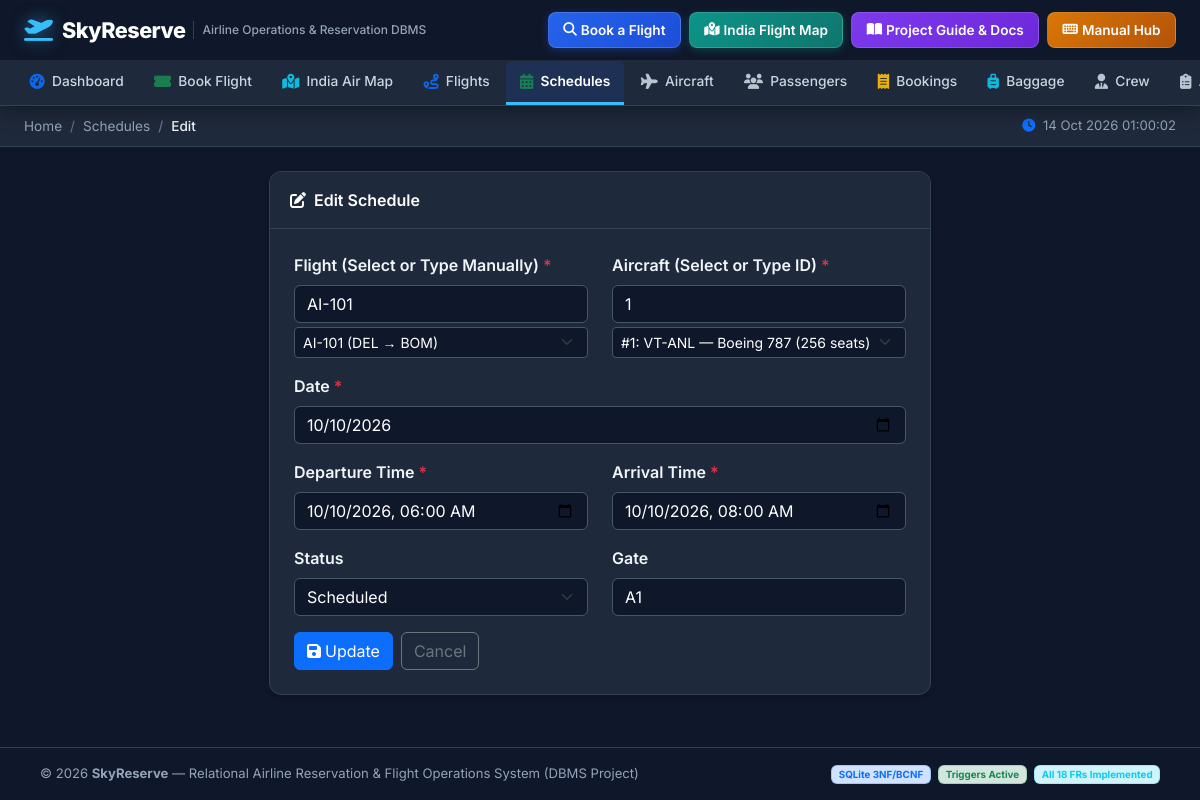
The app's page /schedules/1/edit with its own data.
### tables this page shows
CREATE TABLE Flight_Schedule (
    Schedule_ID INTEGER PRIMARY KEY AUTOINCREMENT,
    Flight_No TEXT NOT NULL,
    Aircraft_ID INTEGER NOT NULL,
    Departure_Time TEXT NOT NULL,
    Arrival_Time TEXT NOT NULL,
    Date TEXT NOT NULL,
    Status TEXT DEFAULT 'Scheduled' CHECK (Status IN ('Scheduled','On-Time','Delayed','Cancelled','Completed')),
    Gate TEXT,
    FOREIGN KEY (Flight_No) REFERENCES Flight(Flight_No) ON DELETE CASCADE,
    FOREIGN KEY (Aircraft_ID) REFERENCES Aircraft(Aircraft_ID),
    UNIQUE(Aircraft_ID, Date, Departure_Time)
);

CREATE TABLE Flight (
    Flight_No TEXT PRIMARY KEY,
    Airline TEXT NOT NULL,
    Source TEXT NOT NULL,
    Destination TEXT NOT NULL,
    CHECK (Source != Destination)
);

### app.py (the view, shortened to what this page needs)
@app.route("/schedules/<int:sid>/edit", methods=["GET", "POST"])
def schedule_edit(sid):
    db = get_db()
    schedule = db.execute("SELECT * FROM Flight_Schedule WHERE Schedule_ID=?", (sid,)).fetchone()
    flights_list = db.execute("SELECT * FROM Flight ORDER BY Flight_No").fetchall()
    aircraft_list = db.execute("SELECT * FROM Aircraft WHERE Status='Active' ORDER BY Model").fetchall()
    db.close()
    if not schedule:
        flash("Schedule not found.", "warning")
        return redirect(url_for("schedules"))
    return render_template("schedule_form.html", schedule=schedule,
                           flights=flights_list, aircraft=aircraft_list)

### app.py (called while the page is built)
@app.before_request
def ensure_db():
    global _db_initialized
    if not _db_initialized:
        db_path = os.path.join(os.path.dirname(__file__), "airline.db")
        if not os.path.exists(db_path):
            init_db()
        _db_initialized = True

### database.py (called while the page is built)
def get_db():
    conn = sqlite3.connect(DB_PATH)
    conn.row_factory = sqlite3.Row
    conn.execute("PRAGMA foreign_keys = ON")
    return conn

### templates/schedule_form.html (shortened to what this page needs)
{% extends "base.html" %}
{% block breadcrumb %}
<li class="breadcrumb-item"><a href="{{ url_for('schedules') }}" class="text-decoration-none">Schedules</a></li>
<li class="breadcrumb-item active">{{ 'Edit' if schedule else 'Add' }}</li>
{% endblock %}
{% block content %}
<div class="row justify-content-center">
  <div class="col-lg-7">
    <div class="table-card">
      <div class="card-header d-flex justify-content-between align-items-center">
        <span><i class="fas fa-{{ 'edit' if schedule else 'plus' }} me-2"></i>{{ 'Edit Schedule' if schedule else 'Add New Schedule' }}</span>
      </div>
      <div class="p-4">
        <form method="POST" action="{{ url_for('schedule_edit', sid=schedule.Schedule_ID) if schedule else url_for('schedule_add') }}">
          <div class="row">
            <div class="col-md-6 mb-3">
              <label class="form-label fw-semibold">Flight (Select or Type Manually) <span class="text-danger">*</span></label>
              <input type="text" name="flight_no_manual" id="flightNoInput" class="form-control mb-1" value="{{ schedule.Flight_No if schedule else '' }}" placeholder="Type Flight No (e.g. AI-101)" required>
              <select class="form-select form-select-sm" onchange="if(this.value) document.getElementById('flightNoInput').value=this.value;">
                {% for f in flights %}
                <option value="{{ f.Flight_No }}" {% if schedule and schedule.Flight_No == f.Flight_No %}selected{% endif %}>{{ f.Flight_No }} ({{ f.Source }} → {{ f.Destination }})</option>
                {% endfor %}
              </select>
            </div>
            <div class="col-md-6 mb-3">
              <label class="form-label fw-semibold">Aircraft (Select or Type ID) <span class="text-danger">*</span></label>
              <input type="number" name="aircraft_id_manual" id="aircraftIdInput" class="form-control mb-1" value="{{ schedule.Aircraft_ID if schedule else '' }}" placeholder="Type Aircraft ID (e.g. 1)" required>
              <select class="form-select form-select-sm" onchange="if(this.value) document.getElementById('aircraftIdInput').value=this.value;">
                {% for a in aircraft %}
                <option value="{{ a.Aircraft_ID }}" {% if schedule and schedule.Aircraft_ID == a.Aircraft_ID %}selected{% endif %}>#{{ a.Aircraft_ID }}: {{ a.Registration_No }} — {{ a.Model }} ({{ a.Total_Capacity }} seats)</option>
                {% endfor %}
              </select>
            </div>
          </div>
          <div class="mb-3">
            <label class="form-label fw-semibold">Date <span class="text-danger">*</span></label>
            <input type="date" name="date" class="form-control" value="{{ schedule.Date if schedule else '' }}" required>
          </div>
          <div class="row">
            <div class="col-md-6 mb-3">
              <label class="form-label fw-semibold">Departure Time <span class="text-danger">*</span></label>
              <input type="datetime-local" name="departure_time" class="form-control" value="{{ schedule.Departure_Time[:16] if schedule and schedule.Departure_Time else '' }}" required>
            </div>
            <div class="col-md-6 mb-3">
              <label class="form-label fw-semibold">Arrival Time <span class="text-danger">*</span></label>
              <input type="datetime-local" name="arrival_time" class="form-control" value="{{ schedule.Arrival_Time[:16] if schedule and schedule.Arrival_Time else '' }}" required>
            </div>
          </div>
          <div class="row">
            <div class="col-md-6 mb-3">
              <label class="form-label fw-semibold">Status</label>
              <select name="status" class="form-select">
                {% for s in ['Scheduled','On-Time','Delayed','Cancelled','Completed'] %}
                <option value="{{ s }}" {% if schedule and schedule.Status == s %}selected{% endif %}>{{ s }}</option>
                {% endfor %}
              </select>
            </div>
            <div class="col-md-6 mb-3">
              <label class="form-label fw-semibold">Gate</label>
              <input type="text" name="gate" class="form-control" value="{{ schedule.Gate if schedule and schedule.Gate else '' }}" placeholder="e.g. A1">
            </div>
          </div>
          <div class="d-flex gap-2">
            <button type="submit" class="btn btn-primary"><i class="fas fa-save me-1"></i>{{ 'Update' if schedule else 'Create Schedule' }}</button>
            <a href="{{ url_for('schedules') }}" class="btn btn-outline-secondary">Cancel</a>
          </div>
        </form>
      </div>
    </div>
  </div>
</div>
{% endblock %}

### templates/base.html (style rules this page uses)
:root { --primary-color: #2563eb; --primary-hover: #1d4ed8; --nav-bg: #0f172a; --nav-sub-bg: #1e293b; --nav-border: #334155; }
* { font-family: 'Inter', sans-serif; }
body { background: #0f172a; color: #f1f5f9; margin: 0; min-height: 100vh; display: flex; flex-direction: column; }
.sub-bar .breadcrumb-item a { color: #94a3b8; text-decoration: none; }
.sub-bar .breadcrumb-item.active { color: #cbd5e1; font-weight: 500; }
.sub-bar .breadcrumb-item + .breadcrumb-item::before { color: #64748b; }
.table-card { background: #1e293b; border: 1px solid #334155; border-radius: 12px; box-shadow: 0 4px 6px -1px rgba(0, 0, 0, 0.2); overflow: hidden; margin-bottom: 1.5rem; }
.table-card .card-header { background: #1e293b; border-bottom: 1px solid #334155; padding: 1rem 1.25rem; font-weight: 600; color: #f8fafc; }
.form-label, label { color: #f1f5f9 !important; font-weight: 500; }
.table-card .card-header { color: #ffffff !important; }
.breadcrumb-item a { color: #94a3b8 !important; }
.breadcrumb-item.active { color: #f1f5f9 !important; font-weight: 600; }
.form-control, .form-select { background-color: #0f172a !important; border: 1px solid #475569 !important; color: #ffffff !important; }
.form-control::placeholder { color: #64748b !important; }

### records on screen
Flight_Schedule: flight_no_manual "AI-101", Flight_No.Flight_No "AI-101 (DEL → BOM)", aircraft_id_manual "1", Aircraft_ID "#1: VT-ANL — Boeing 787 (256 seats)", date "10/10/2026", departure_time "10/10/2026 06:00", arrival_time "10/10/2026 08:00", status "Scheduled", gate "A1"

### other values on screen
{{ 'Edit' if schedule else 'Add' }} "Edit"
{{ 'Edit Schedule' if schedule else 'Add New Schedule' }} "Edit Schedule"
{{ 'Update' if schedule else 'Create Schedule' }} "Update"
